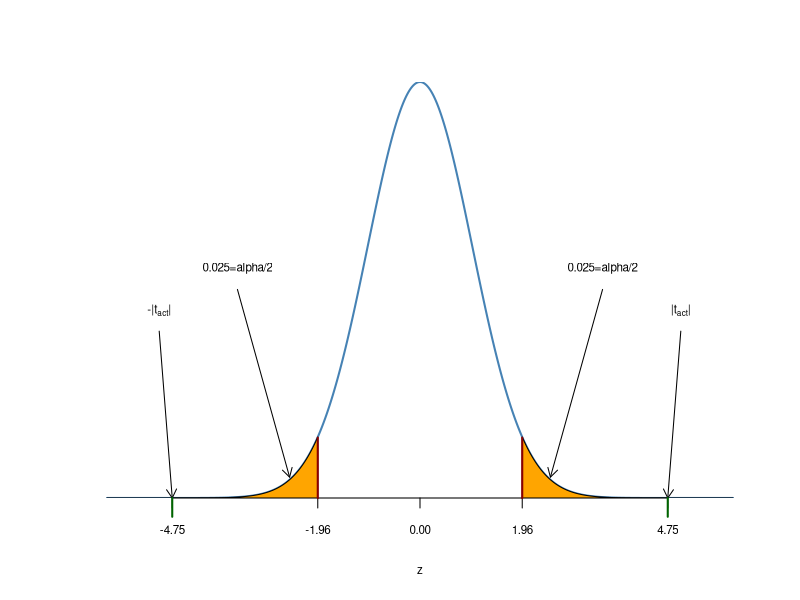
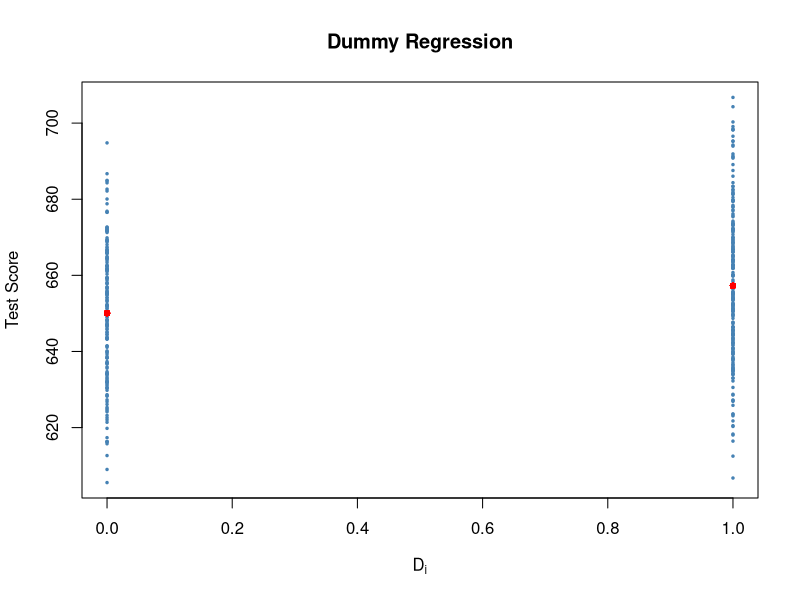
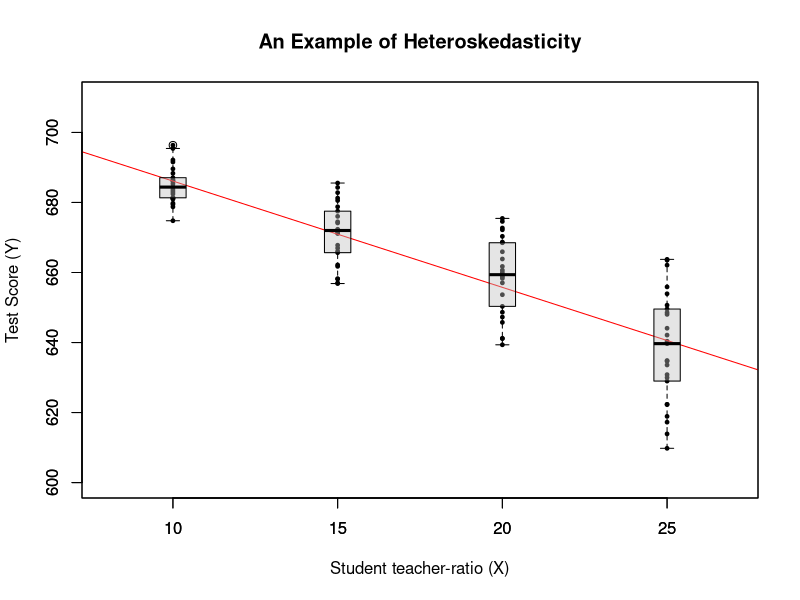
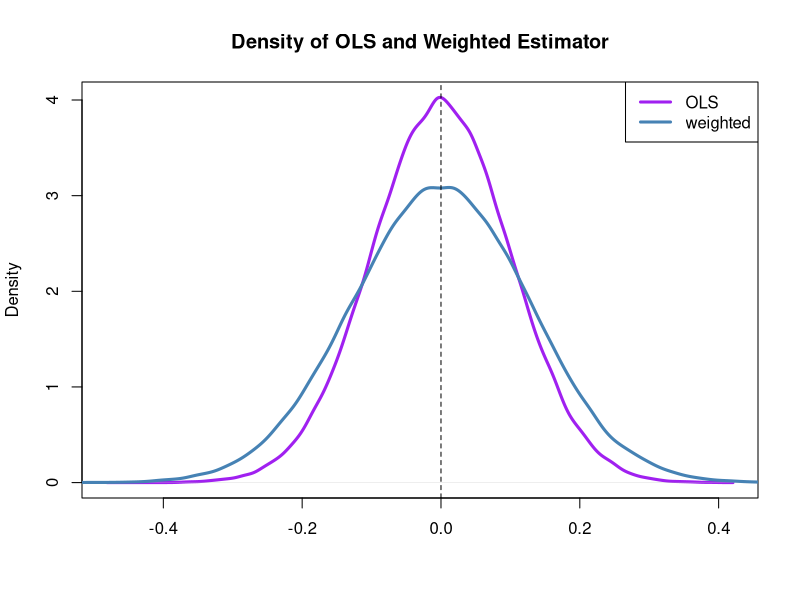

Generate these figures, in order, with R:
## ---- chunk 1
library(AER)
data(CASchools)
CASchools$size     <- CASchools$students/CASchools$teachers     # class size
CASchools$score    <- (CASchools$read + CASchools$math)/2       # average test-score
linear_model <- lm(score ~ size, data = CASchools)              # estimate the model

summary(linear_model)$coefficients
## ---- chunk 2
# Plot the standard normal density
z <- seq(-6,6,0.01)
tact <- -4.75
plot(z, dnorm(z,0,1), type = "l", col="steelblue", lwd=2, yaxs="i", bty = "n", axes=F, ylab = "", cex.lab=0.7)
axis(1, at = c(0,-1.96,1.96,-tact,tact), cex.axis=0.7)

# Shade the critical regions
polygon(c(-6,seq(-6,-1.96,0.01),-1.96),c(0,dnorm(seq(-6,-1.96,0.01)),0),col='orange')
polygon(c(1.96,seq(1.96,6,0.01),6),c(0,dnorm(seq(1.96,6,0.01)),0),col='orange')

# Add arrows and text indicating critical regions and the p-value
arrows(-3.5,0.2,-2.5,0.02, length = 0.1)
arrows(3.5,0.2,2.5,0.02, length = 0.1)

arrows(-5,0.16,-4.75,0, length = 0.1)
arrows(5,0.16,4.75,0, length = 0.1)

text(-3.5,0.22, labels = paste("0.025=",expression(alpha),"/2",sep = ""), cex = 0.7)
text(3.5,0.22, labels = paste("0.025=",expression(alpha),"/2",sep = ""), cex = 0.7)

text(-5,0.18, labels = expression(paste("-|",t[act],"|")), cex = 0.7)
text(5,0.18, labels = expression(paste("|",t[act],"|")), cex = 0.7)

# Add ticks indicating critical values at the 0.05-level, t^act and -t^act 
rug(c(-1.96,1.96), ticksize  = 0.145, lwd = 2, col = "darkred")
rug(c(-tact,tact), ticksize  = -0.0451, lwd = 2, col = "darkgreen")

## ---- chunk 3
confint(linear_model)
## ---- chunk 4
# Create the dummy variable as defined above
for (i in 1:nrow(CASchools)) {
  if (CASchools$size[i] < 20) { 
    CASchools$D[i] <- 1
    } else {
      CASchools$D[i] <- 0
    }
  }
dummy_model <- lm(score ~ D, data = CASchools)
# Plot the data
plot(CASchools$D, CASchools$score, 
     pch=20, cex=0.5 ,col="Steelblue",
     xlab=expression(D[i]), ylab="Test Score",
     main = "Dummy Regression"
     )
points(CASchools$D, predict(dummy_model), col="red", pch=20)
## ---- chunk 5
dummy_model <- lm(score ~ D, data = CASchools)
summary(dummy_model)
## ---- chunk 6
confint(dummy_model)
## ---- chunk 7
library(scales)

# Genrate some heteroskedastic data

set.seed(123) 
x <- rep(c(10,15,20,25),each=25)
e <- rnorm(100, sd=12)                
i <- order(runif(100, max=dnorm(e, sd=12))) 
y <- 720 - 3.3 * x + e[rev(i)]

# Plot data and inspect conditional distributions

mod <- lm(y ~ x)
plot(x, y, main="An Example of Heteroskedasticity",
     xlab = "Student teacher-ratio (X)",
     ylab = "Test Score (Y)",
     cex=0.5, pch=19, xlim=c(8,27), ylim=c(600,710))
abline(mod, col="red")
boxplot(y~x, add=TRUE, at=c(10,15,20,25), col=alpha("gray", 0.4), border="black")
## ---- chunk 8
# Store model summary in 'mod'
model <- summary(linear_model)

# Extract the standard error of the regression from model summary
SER <- model$sigma

# Compute the variation in 'size'
V <- (nrow(CASchools)-1)*var(CASchools$size)

# Compute the standard error of the slope parameter's estimator and print it
SE.beta_1.hat <- sqrt(SER^2/V); SE.beta_1.hat

# Use logical operators to see if the value computed by hand matches the one provided 
# in mod$coefficients. Round estimates to four decimal places.

round(model$coefficients[2,2],4) == round(SE.beta_1.hat,4)

## ---- chunk 9
library(sandwich)

vcov <- vcovHC(linear_model, type = "HC0")
vcov
## ---- chunk 10
robust_se <- sqrt(diag(vcov))
robust_se
## ---- chunk 11
# We invoke the function `coeftest()` on our model. Further we specify in the argument `vcov.`
# that the Eicker-Huber-White estimator, "HC0", is to be used.

coeftest(linear_model, vcov. = vcovHC(linear_model, type = "HC0"))
## ---- chunk 12

# Set sample size and number of repititionas

n <- 100      
reps <- 1e5

# Choose epsilon and create a vector of weights as defined above

epsilon <- 0.8
w <- c( rep((1+epsilon)/n,n/2), rep((1-epsilon)/n,n/2) )

# Draw random sample y_1,...,y_N from the standard normal distribution 
# Compute both estimates 1e5 times and store the result in vectors  

ols <- rep(NA,reps)
weightedestimator <- rep(NA,reps)

for (i in 1:reps)
{
  y <- rnorm(n)
  ols[i] <- mean(y)
  weightedestimator[i] <- crossprod(w,y)
}

# Plot estimates of the estimators distribution 

plot(density(ols),col="purple", lwd=3, main="Density of OLS and Weighted Estimator",xlab="")
lines(density(weightedestimator),col="steelblue", lwd=3) 
abline(v=0,lty=2)
legend('topright', c("OLS","weighted"), col=c("purple","steelblue"),lwd=3)
